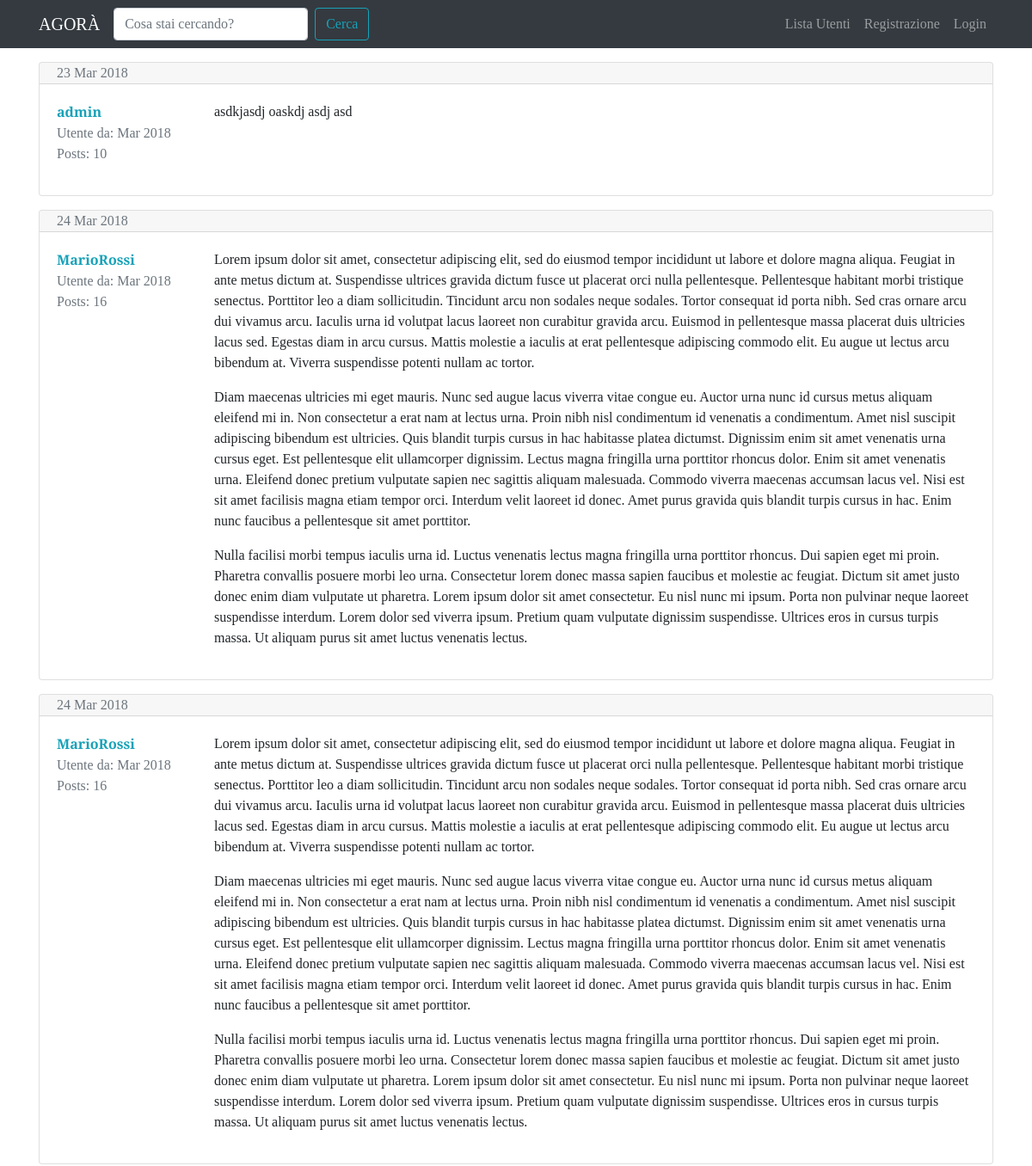
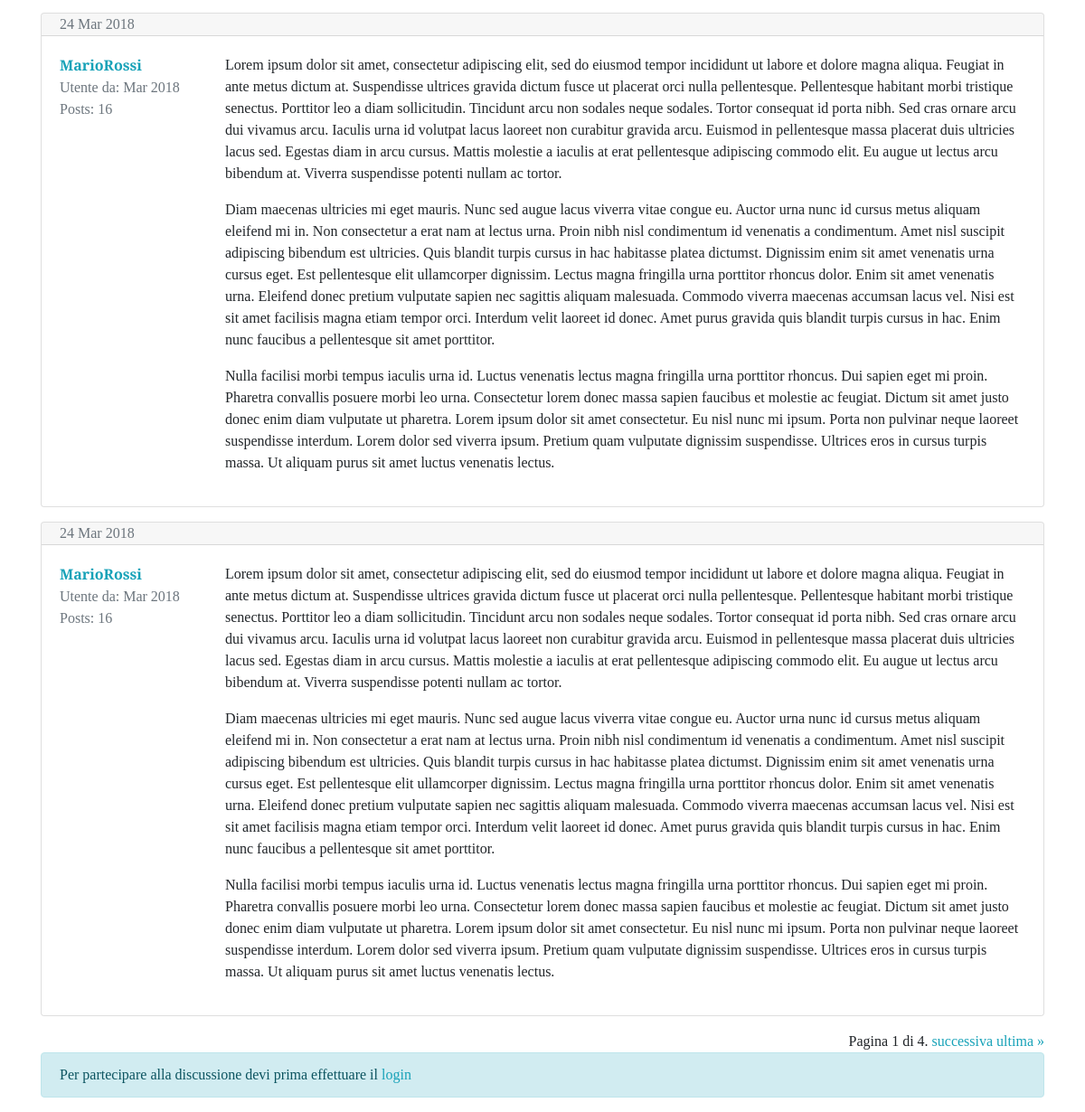
Page /forum/discussione/5/?pagina=1 on the committed database (2 pictures, top to bottom).
### forum/models.py (models this page shows, shortened)
class Post(models.Model):
    autore_post = models.ForeignKey(User, on_delete=models.CASCADE, related_name="posts")
    contenuto = models.TextField()
    data_creazione = models.DateTimeField(auto_now_add=True)
    discussione = models.ForeignKey(Discussione, on_delete=models.CASCADE)
    class Meta:
        verbose_name = "Post"
        verbose_name_plural = "Posts"

### forum/views.py (the view)
# urls.py: path('discussione/<int:pk>/', views.visualizzaDiscussione, name="visualizza_discussione"),
def visualizzaDiscussione(request, pk):
    discussione = get_object_or_404(Discussione, pk=pk)
    posts_discussione = Post.objects.filter(discussione=discussione)
    paginator = Paginator(posts_discussione, 5)
    page = request.GET.get("pagina")
    posts = paginator.get_page(page)
    form_risposta = PostModelForm()
    context = {"discussione": discussione,
               "posts_discussione": posts,
               "form_risposta": form_risposta}
    return render(request, "forum/singola_discussione.html", context)

### forum/forms.py
class PostModelForm(forms.ModelForm):
    class Meta:
        model = Post
        fields = ["contenuto"]
        widgets = {
            "contenuto" : forms.Textarea(attrs={'rows': '5'})
        }
        labels = {
            "contenuto" : "Messaggio"
        }

### forum/templates/forum/singola_discussione.html (shortened to what this page needs)
{% extends 'base.html' %}
{% load crispy_forms_tags %}
{% block content %}
    {% for post in posts_discussione %}
        <div class="card my-3">
            {% if forloop.first and not "pagina" in request.get_full_path %}
                <div class="card-header pb-0">
                    <h3>{{ discussione.titolo }}</h3>
                    <p class="text-muted">{{ discussione.data_creazione|date:"D d M Y" }}
                    <br>in: {{ discussione.sezione_appartenenza }}</p>
                </div>
            {% else %}
                <div class="card-header py-0">
                    <p class="text-muted mb-0">
                        {{ post.data_creazione|date:"d M Y" }}
                    </p>
                </div>
            {% endif %}
            <div class="card-body">
                <div class="row">
                    <div class="col-xl-2 col-4">
                        <p class="mb-0"><a href="{% url 'user_profile' username=post.autore_post.username %}"><strong>{{ post.autore_post }}</strong></a></p>
                        <p class="text-muted mb-0">Utente da: {{ post.autore_post.date_joined|date:"M Y" }}</p>
                        <p class="text-muted" >Posts: {{ post.autore_post.posts.count }}</p>
                    </div>
                    <div class="col-xl-10 col-8">
                        <p class="my-0">{{ post.contenuto|linebreaks }}</p>
                    </div>
                </div>
            </div>
        </div>
    {% endfor %}
    <div class="text-right">
    <span class="step-links">
        <span class="current">
            Pagina {{ posts_discussione.number }} di {{ posts_discussione.paginator.num_pages }}.
        </span>
        {% if posts_discussione.has_next %}
            <a href="?pagina={{ posts_discussione.next_page_number }}">successiva</a>
            <a href="?pagina={{ posts_discussione.paginator.num_pages }}">ultima &raquo;</a>
        {% endif %}
    </span>
</div>
    {% if request.user.is_authenticated %}
        {% include 'forum/form_risposta.html' %}
    {% else %}
        <div class="alert alert-info" role="alert">
            Per partecipare alla discussione devi prima effettuare il <a href="{% url 'login' %}?next={{ request.get_full_path }}">login</a>
        </div>
    {% endif %}
{% endblock content %}

### static-storage/css/agora.css (style rules this page uses)
body { font-family: 'Slabo 27px', serif; }
a, a:hover { color: #17a2b8; }

### rows in the picture
Post: data_creazione "23 Mar 2018", autore_post "admin", autore_post.date_joined "Mar 2018", autore_post.posts.count "10", contenuto "asdkjasdj oaskdj asdj asd"
Post: data_creazione "24 Mar 2018", autore_post "MarioRossi", autore_post.date_joined "Mar 2018", autore_post.posts.count "16", contenuto "Lorem ipsum dolor sit amet, consectetur adipiscing elit, sed do eiusmod tempor incididunt ut labore et dolore magna aliqua. Feugiat in ante metus dictum at. Suspendisse ultrices gravida dictum fusce ut placerat orci nulla pellentesque. Pellentesque habitant morbi tristique senectus. Porttitor leo a diam sollicitudin. Tincidunt arcu non sodales neque sodales. Tortor consequat id porta nibh. Sed cras ornare arcu dui vivamus arcu. Iaculis urna id volutpat lacus laoreet non curabitur gravida arcu. Euismod in pellentesque massa placerat duis ultricies lacus sed. Egestas diam in arcu cursus. Mattis molestie a iaculis at erat pellentesque adipiscing commodo elit. Eu augue ut lectus arcu bibendum…"
Post: data_creazione "24 Mar 2018", autore_post "MarioRossi", autore_post.date_joined "Mar 2018", autore_post.posts.count "16", contenuto "Lorem ipsum dolor sit amet, consectetur adipiscing elit, sed do eiusmod tempor incididunt ut labore et dolore magna aliqua. Feugiat in ante metus dictum at. Suspendisse ultrices gravida dictum fusce ut placerat orci nulla pellentesque. Pellentesque habitant morbi tristique senectus. Porttitor leo a diam sollicitudin. Tincidunt arcu non sodales neque sodales. Tortor consequat id porta nibh. Sed cras ornare arcu dui vivamus arcu. Iaculis urna id volutpat lacus laoreet non curabitur gravida arcu. Euismod in pellentesque massa placerat duis ultricies lacus sed. Egestas diam in arcu cursus. Mattis molestie a iaculis at erat pellentesque adipiscing commodo elit. Eu augue ut lectus arcu bibendum…"
Post: data_creazione "24 Mar 2018", autore_post "MarioRossi", autore_post.date_joined "Mar 2018", autore_post.posts.count "16", contenuto "Lorem ipsum dolor sit amet, consectetur adipiscing elit, sed do eiusmod tempor incididunt ut labore et dolore magna aliqua. Feugiat in ante metus dictum at. Suspendisse ultrices gravida dictum fusce ut placerat orci nulla pellentesque. Pellentesque habitant morbi tristique senectus. Porttitor leo a diam sollicitudin. Tincidunt arcu non sodales neque sodales. Tortor consequat id porta nibh. Sed cras ornare arcu dui vivamus arcu. Iaculis urna id volutpat lacus laoreet non curabitur gravida arcu. Euismod in pellentesque massa placerat duis ultricies lacus sed. Egestas diam in arcu cursus. Mattis molestie a iaculis at erat pellentesque adipiscing commodo elit. Eu augue ut lectus arcu bibendum…"
Post: data_creazione "24 Mar 2018", autore_post "MarioRossi", autore_post.date_joined "Mar 2018", autore_post.posts.count "16", contenuto "Lorem ipsum dolor sit amet, consectetur adipiscing elit, sed do eiusmod tempor incididunt ut labore et dolore magna aliqua. Feugiat in ante metus dictum at. Suspendisse ultrices gravida dictum fusce ut placerat orci nulla pellentesque. Pellentesque habitant morbi tristique senectus. Porttitor leo a diam sollicitudin. Tincidunt arcu non sodales neque sodales. Tortor consequat id porta nibh. Sed cras ornare arcu dui vivamus arcu. Iaculis urna id volutpat lacus laoreet non curabitur gravida arcu. Euismod in pellentesque massa placerat duis ultricies lacus sed. Egestas diam in arcu cursus. Mattis molestie a iaculis at erat pellentesque adipiscing commodo elit. Eu augue ut lectus arcu bibendum…"

### other values in the picture
{{ posts_discussione.number }} "1"
{{ posts_discussione.paginator.num_pages }} "4"
